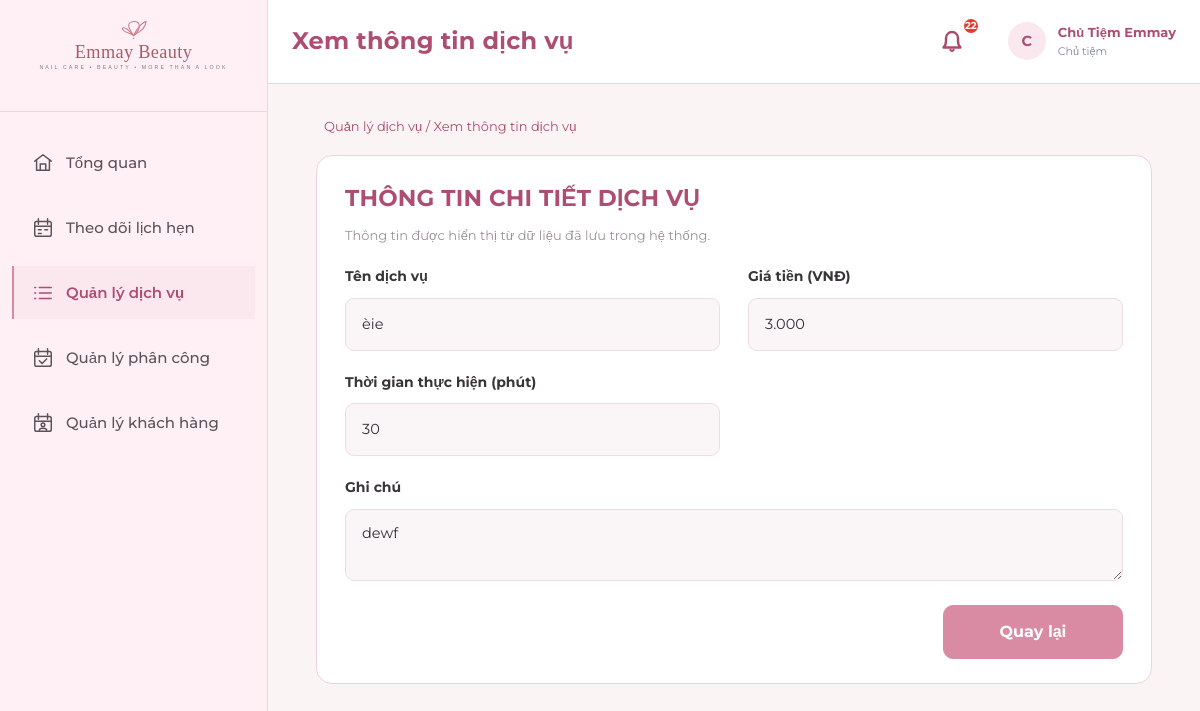
Before: /owner/services/DV009/ (signed in) with the older database file.
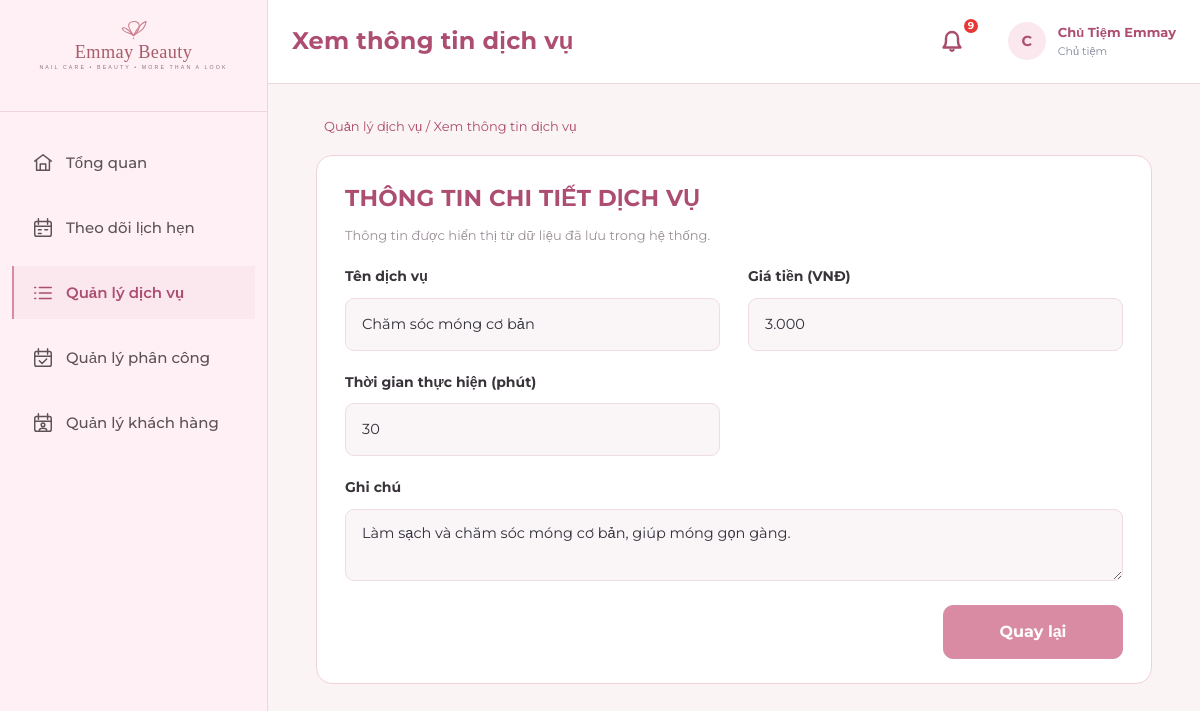
After: the same page with the newer database file.
### apps/services/models.py (models this page shows, shortened)
class DichVu(models.Model):
    THOI_LUONG_CHOICES = [
        (30, '30 phút'),
        (60, '60 phút'),
        (90, '90 phút (1h30)'),
        (120, '120 phút (2h)'),
        (150, '150 phút (2h30)'),
        (180, '180 phút (3h)'),
    ]
    ma_dich_vu = models.CharField(max_length=10, primary_key=True, verbose_name='Mã dịch vụ')
    ten_dich_vu = models.CharField(max_length=60, unique=True, verbose_name='Tên dịch vụ')
    gia_tien = models.DecimalField(
        max_digits=12, decimal_places=0,
        validators=[MinValueValidator(1, message='Giá tiền phải là số nguyên dương lớn hơn 0.')],
        verbose_name='Giá tiền (VNĐ)'
    )
    thoi_luong = models.SmallIntegerField(
        choices=THOI_LUONG_CHOICES,
        validators=[validate_thoi_luong],
        verbose_name='Thời lượng (phút)'
    )
    ghi_chu = models.CharField(max_length=255, blank=True, null=True, verbose_name='Ghi chú')
    da_xoa = models.BooleanField(default=False, verbose_name='Đã xóa mềm')
    class Meta:
        db_table = 'DichVu'
        verbose_name = 'Dịch Vụ'
        verbose_name_plural = 'Dịch Vụ'
        ordering = ['ma_dich_vu']

### apps/services/views.py (the view)
# urls.py: path('services/<str:pk>/', service_views.owner_service_detail, name='service_detail'),
@owner_required
def owner_service_detail(request, pk):
    service = get_object_or_404(DichVu, pk=pk, da_xoa=False)
    return render(request, 'owner/service_detail.html', {
        'service': service,
        'display_price': f'{service.gia_tien:,.0f}'.replace(',', '.'),
    })

### apps/notifications/context_processors.py (called while the page is built)
def notifications_processor(request):
    context = {
        'unread_notifications_count': 0,
        'recent_notifications': [],
        'unread_rejection_ids': [],
    }
    if request.user.is_authenticated:
        try:
            tai_khoan = getattr(request.user, 'tai_khoan', None)
            if tai_khoan:
                user_notifications = ThongBao.objects.filter(tai_khoan=tai_khoan)
                context['unread_notifications_count'] = user_notifications.filter(da_doc=False).count()
                if tai_khoan.vai_tro == 'Chủ Tiệm':
                    context['unread_rejection_ids'] = list(user_notifications.filter(da_doc=False, loai_thong_bao='Từ chối').values_list('pk', flat=True))
                context['recent_notifications'] = user_notifications.order_by('-thoi_diem_tao')[:8]
        except Exception:
            pass
    return context

### templates/owner/service_detail.html (shortened to what this page needs)
{% extends 'owner/overview.html' %}
{% block body_class %} owner-overview owner-service-create{% endblock %}
{% block extra_css %}<link rel="stylesheet" href="/static/css/owner-overview.css"><link rel="stylesheet" href="/static/css/owner-service-create.css?v=compact-20261111">{% endblock %}
{% block page_title %}Xem thông tin dịch vụ{% endblock %}
{% block content %}
<div class="service-create-breadcrumb"><a href="{% url 'owner:services_list' %}">Quản lý dịch vụ</a> / Xem thông tin dịch vụ</div>
<section class="service-create-card">
  <h1>THÔNG TIN CHI TIẾT DỊCH VỤ</h1>
  <p class="service-create-subtitle">Thông tin được hiển thị từ dữ liệu đã lưu trong hệ thống.</p>
  <div class="service-create-grid">
    <div class="service-create-field"><label for="detail-name">Tên dịch vụ</label><input id="detail-name" value="{{ service.ten_dich_vu }}" readonly></div>
    <div class="service-create-field"><label for="detail-price">Giá tiền (VNĐ)</label><input id="detail-price" value="{{ display_price }}" readonly></div>
    <div class="service-create-field"><label for="detail-duration">Thời gian thực hiện (phút)</label><input id="detail-duration" value="{{ service.thoi_luong }}" readonly></div>
    <div class="service-create-field service-create-note"><label for="detail-note">Ghi chú</label><textarea id="detail-note" readonly>{{ service.ghi_chu|default_if_none:'' }}</textarea></div>
  </div>
  <div class="service-create-actions"><a href="{% url 'owner:services_list' %}" style="background:#d98ba3; border-color:#d98ba3; color:#fff;">Quay lại</a></div>
</section>
{% endblock %}

Changed rows visible on the page:
changed DichVu: ten_dich_vu "èie" → "Chăm sóc móng cơ bản"; ghi_chu "dewf" → "Làm sạch và chăm sóc móng cơ bản, giúp móng gọn gàng."
Other visible differences:
{{ unread_notifications_count }}: "22" → "9"
